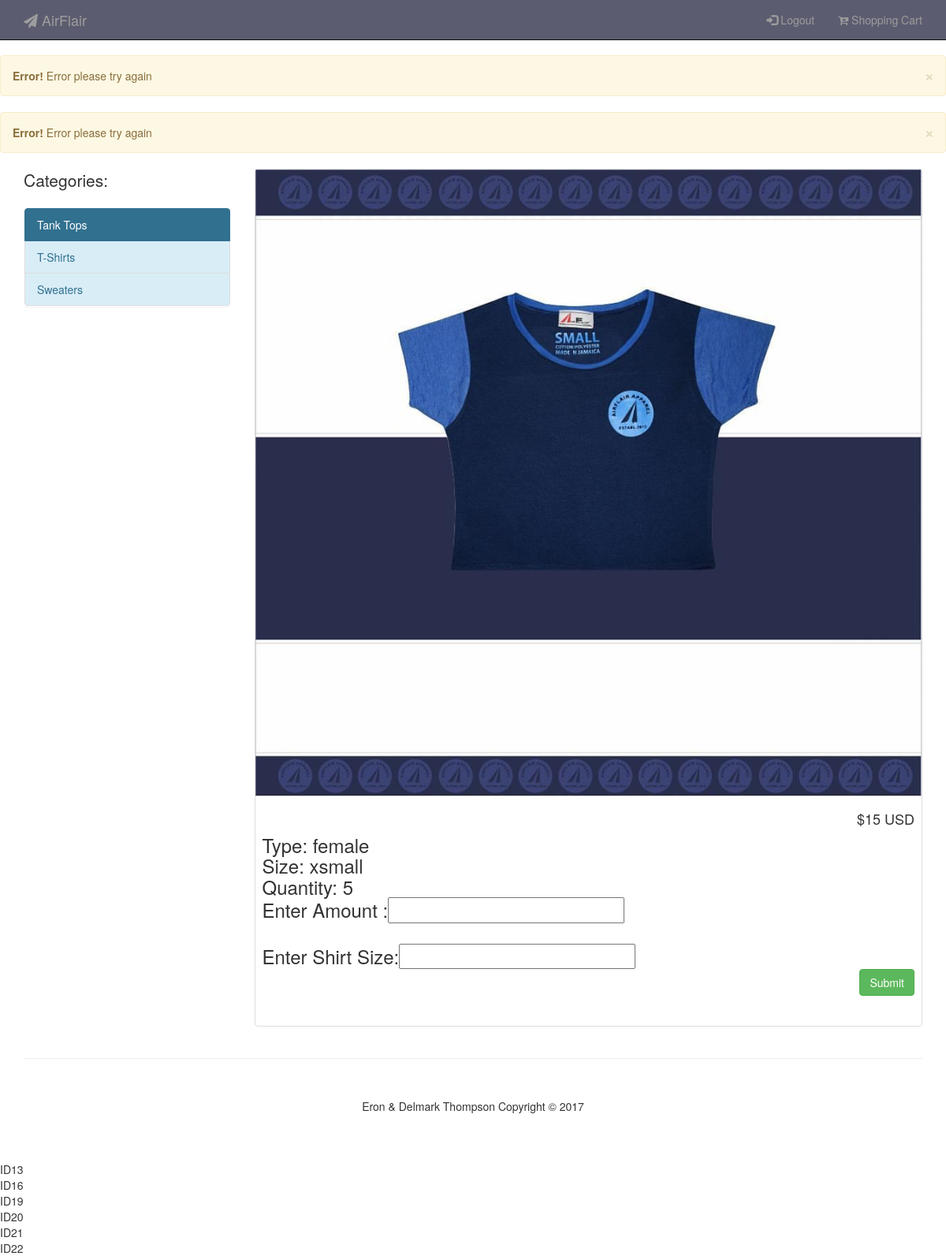
Page /tank1.php on the committed database.
### tables this page shows
CREATE TABLE `tanks` (
  `TanksID` int(8) NOT NULL,
  `Image` blob NOT NULL,
  `Type` char(7) NOT NULL,
  `Size` char(7) NOT NULL,
  `Quantity` int(255) NOT NULL,
  `Color` text NOT NULL,
  `Price` decimal(65,0) NOT NULL
);

CREATE TABLE `customers` (
  `CustomerID` int(8) NOT NULL,
  `FirstName` varchar(99) NOT NULL,
  `LastName` varchar(99) NOT NULL,
  `Gender` char(64) NOT NULL,
  `PhoneNumber` bigint(12) NOT NULL,
  `Email` varchar(99) NOT NULL,
  `Parish` varchar(99) DEFAULT NULL,
  `Address` varchar(99) NOT NULL,
  `Password` varchar(255) NOT NULL
);

### tank1.php (the view, shortened to what this page needs)
<?php require("db.php"); require("modals.php"); ?>
    <!DOCTYPE html>
    <html lang="en">
    <head>
        <link href="css/bootstrap.min.css" rel="stylesheet">
        <link href="css/shop-homepage.css" rel="stylesheet">
        <link rel="stylesheet" href="https://cdnjs.cloudflare.com/ajax/libs/font-awesome/4.7.0/css/font-awesome.min.css">
    </head>
    <body>
        <nav class="navbar navbar-inverse navbar-fixed-top" role="navigation" style="background-color:#5c5c70;">
            <div class="container">
                <div class="navbar-header">
                    <a class="navbar-brand" href="index1.php"><span class="fa fa-send"></span> AirFlair</a>
                </div>
                <div class="collapse navbar-collapse" id="myNavbar">
                     <ul class="nav navbar-nav navbar-right">
                             <li data-toggle="modal" data-target="#login"><a href="logout.php"><span class="glyphicon glyphicon-log-in" aria-hidden="true"></span> Logout</a></li>
                             <li><a href="orderstatus.php"><span class="fa fa-cart-arrow-down"></span> Shopping Cart</a></li>
                    </ul>
                </div>
            </div>
        </nav>
        <div class="container">
            <div class="row">
                <div class="col-md-3">
                  <p class="lead">Categories:</p>
                  <div class="list-group panel">
                    <a href="tank1.php" class="list-group-item list-group-item-info active">Tank Tops</a>
                    <a href="tshirt1.php" class="list-group-item list-group-item-info">T-Shirts</a>
                    <a href="sweater1.php" class="list-group-item list-group-item-info">Sweaters</a>
                  </div>
                </div>
                <div class="col-md-9">
                    <?php
                        $sql = "SELECT * FROM tanks";
                        $result = mysqli_query($Connection, $sql);
                        while($row = mysqli_fetch_assoc($result))
                        {
                            echo "<form method='post'>";
                            echo "<div class='thumbnail'>";
                            echo "<img class='img-responsive' src='upload/" . $row["Image"]. "'width='100' height='100'>";
                            echo "<div class='caption-full'>";
                            echo "<h4 class='pull-right'> $" .$row['Price']. " USD " . "</h4><br>";
                            echo "<h3>" . "Type: ". $row['Type'] . "<br>" . "Size: " . $row['Size'] . "<br>" . "Quantity: " . $row["Quantity"];
                            echo "<br>";
							echo "Enter Amount :<input type='number' name='testquantity' max='".$row['Quantity']."' required> <br><br>";
							echo "Enter Shirt Size:<input type='text' name='size' required> <br>";
                            echo "<input type='submit' class='btn btn-success pull-right' name='submit1'>";
                            echo "<br><br>";
                            echo "</form>";
                            echo "</div>";
                            echo "</div>";
                        }
                    ?>
            </div>
        <div class="container">
            <hr>
            <footer>
                <div class="row text-center">
                    <div class="col-lg-12">
                        <p>Eron & Delmark Thompson Copyright &copy; 2017</p>
                    </div>
                </div>
            </footer>
        </div>
		<?php
		 $cquery=" SELECT CustomerID FROM customers";
	   $Cresult = mysqli_query($Connection, $cquery);
	   while($row = mysqli_fetch_assoc($Cresult))
                        {
							echo"ID";
					echo $CID=$row['CustomerID'];
					echo"<br>";
						}
		?>
    </body>
</html>

### css/shop-homepage.css (style rules this page uses)
body { padding-top: 70px; }
.thumbnail img { width: 100%; }
.thumbnail { padding: 0; }
.thumbnail .caption-full { padding: 9px; color: #333; }
footer { margin: 50px 0; }

### rows in the picture
tanks: Image (picture), Price "15", Type "female", Size "xsmall", Quantity "5"
customers: CustomerID "13"
customers: CustomerID "16"
customers: CustomerID "19"
customers: CustomerID "20"
customers: CustomerID "21"
customers: CustomerID "22"
